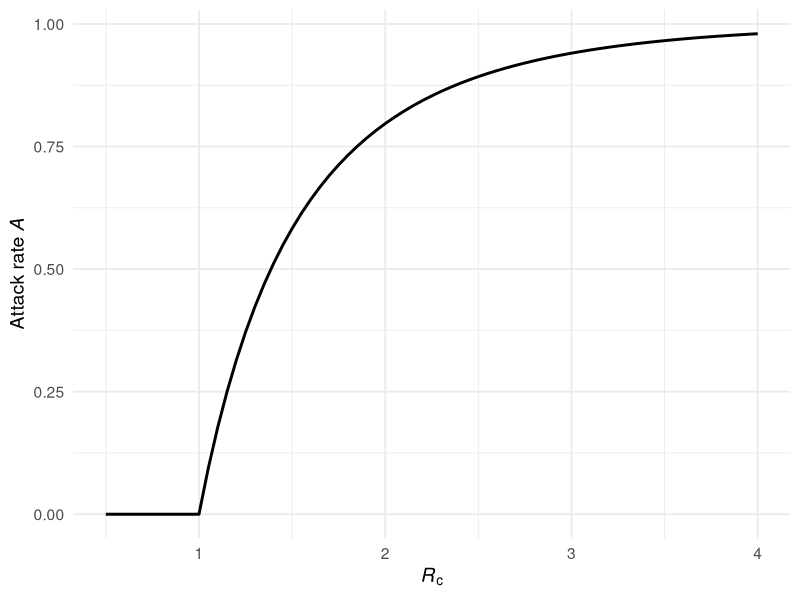
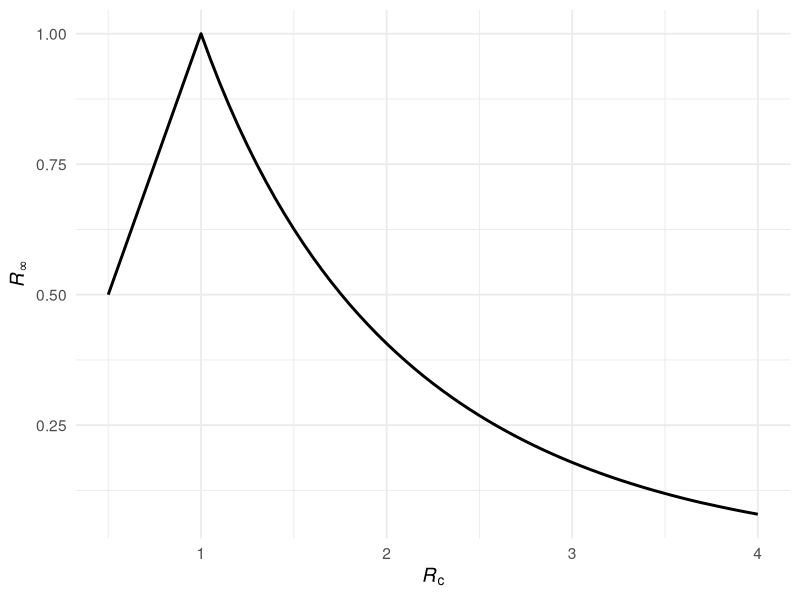
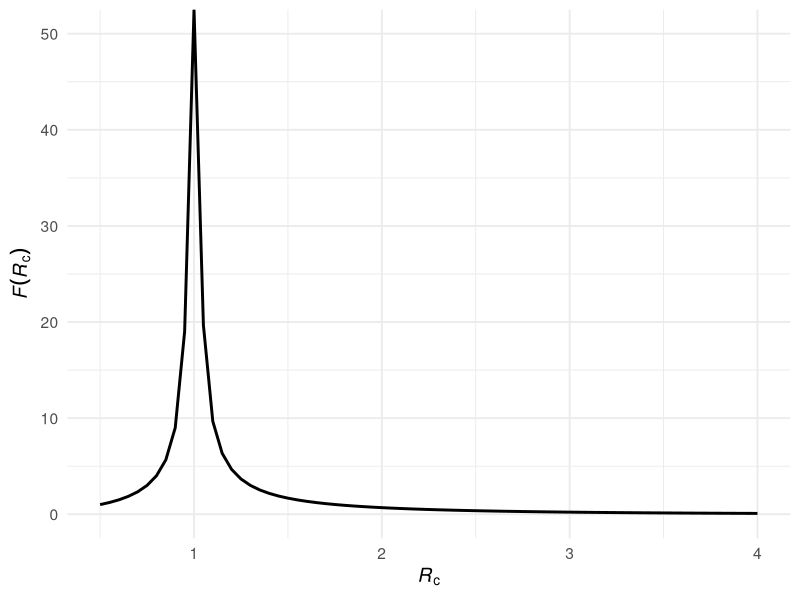
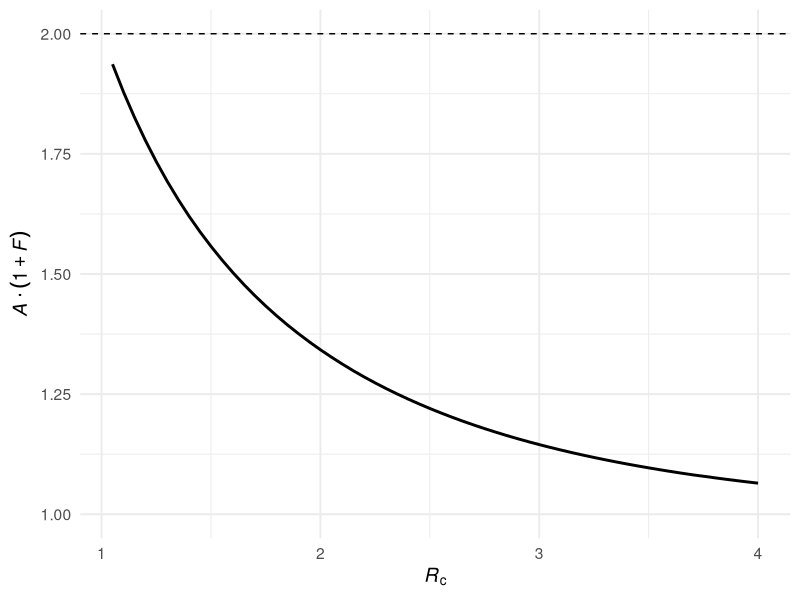
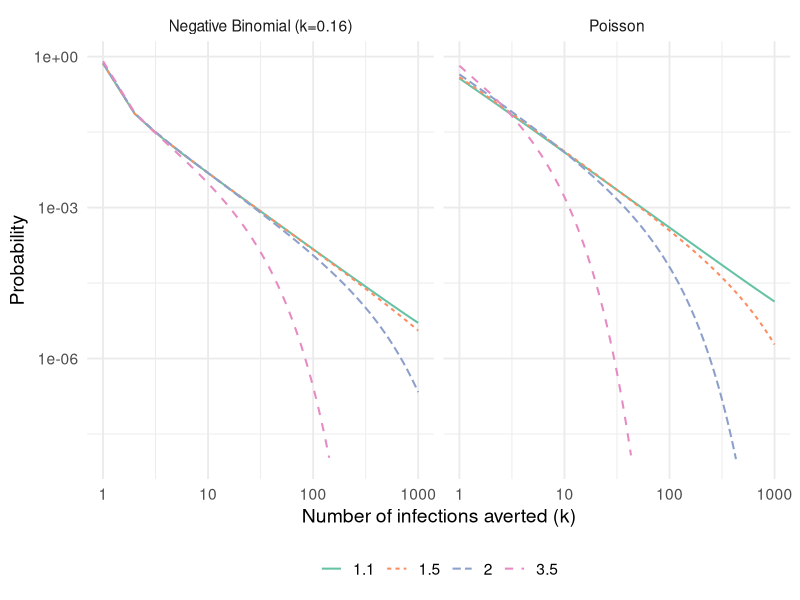

Reproduce these figures in R, in order.
## ---- chunk 1
#| label: fig-attack-rate
#| fig-cap: "The attack rate $\\mathcal{A}(\\mathcal{R}_c)$ as a function of $\\mathcal{R}_c$. The curve is identical for both offspring distributions — the attack rate depends only on $\\mathcal{R}_c$, not on the shape of the offspring distribution."

library(ggplot2)
library(dplyr)
library(tidyr)
theme_set(theme_minimal(base_size = 14) + theme(legend.position = "bottom", legend.title = element_blank()))

# Attack rate: SIR mean-field formula, distribution-independent
# A = 1 - exp(-R0 * A), guarantees R_inf = (1-A)*R0 < 1 for R0 > 1
solve_attack_rate <- function(R0, kappa = Inf) {
    if (R0 <= 1) {
        return(0)
    }
    tryCatch(
        {
            uniroot(function(A) A - (1 - exp(-R0 * A)), interval = c(1e-5, 1))$root
        },
        error = function(e) 0
    )
}

R0_seq <- seq(0.5, 4, by = 0.05)

df_ar <- data.frame(R0 = R0_seq) %>%
    mutate(A = sapply(R0, solve_attack_rate))

ggplot(df_ar, aes(x = R0, y = A)) +
    geom_line(linewidth = 1) +
    labs(
        x = expression(italic(R)[c]),
        y = expression("Attack rate " * italic(A))
    )
## ---- chunk 2
#| label: fig-R-inf
#| fig-cap: "The effective reproduction number at the end of the epidemic, $\\mathcal{R}_\\infty$."
#| echo: false

df_ar <- df_ar %>%
    mutate(R_inf = R0 * (1 - A))

ggplot(df_ar, aes(x = R0, y = R_inf)) +
    geom_line(linewidth = 1) +
    labs(
        x = expression(italic(R)[c]),
        y = expression(italic(R)[infinity])
    )
## ---- chunk 3
#| label: fig-F-R
#| fig-cap: "The expected number of infections averted $\\mathcal{F}(\\mathcal{R}_c)$."
#| echo: false

df_ar <- df_ar %>%
    mutate(F_R = R_inf / (1 - R_inf))

ggplot(df_ar, aes(x = R0, y = F_R)) +
    geom_line(linewidth = 1) +
    coord_cartesian(ylim = c(0, 50)) +
    labs(
        x = expression(italic(R)[c]),
        y = expression(italic(F)(italic(R)[c]))
    )
## ---- chunk 4
#| label: fig-A-times-F
#| fig-cap: "The expected benefit multiplied by epidemic probability, $\\mathcal{A}(\\mathcal{R}_c)[1 + \\mathcal{F}(\\mathcal{R}_c)]$. The dashed line indicates the theoretical limit of 2 as $\\mathcal{R}_c \\to 1^+$."
#| echo: false

# Calculate A * (1 + F)
df_ar <- df_ar %>%
    mutate(A_times_1_plus_F = A * (1 + F_R))

ggplot(df_ar %>% filter(R0 > 1), aes(x = R0, y = A_times_1_plus_F)) +
    geom_line(linewidth = 1) +
    geom_hline(yintercept = 2, linetype = "dashed", color = "black") +
    coord_cartesian(ylim = c(1, 2)) +
    labs(
        x = expression(italic(R)[c]),
        y = expression(italic(A) %.% (1 + italic(F)))
    )
## ---- chunk 5
#| label: fig-dist-averted
#| fig-cap: "Distribution of the number of infections averted when one infected individual isolates, computed via the Cauchy integral method. Shown on a log–log scale to reveal the power-law tail near $\\mathcal{R}_c = 1$."

# PGF of the offspring distribution, vectorised over complex x
pgf_mu <- function(x, R0, kappa = Inf) {
    if (is.infinite(kappa)) {
        exp(R0 * (x - 1)) # Poisson
    } else {
        (kappa / (kappa + R0 * (1 - x)))^kappa # Negative binomial
    }
}

# Extract PMF of infections averted via the Cauchy integral / FFT
infections_averted_pmf <- function(R0, kappa = Inf, N = 2^13,
                                   tol = 1e-10, max_iter = 1000) {
    A <- solve_attack_rate(R0)
    if (A == 0) {
        return(NULL)
    }
    R_inf <- (1 - A) * R0

    # Uniformly-spaced points on the unit circle
    z <- exp(2i * pi * seq(0, N - 1) / N)

    # Iterate until convergence
    Omega <- rep(1 + 0i, N)
    for (g in seq_len(max_iter)) {
        Omega_new <- z * pgf_mu(1 - R_inf + R_inf * Omega, R0, kappa)
        if (max(Mod(Omega_new - Omega)) < tol) break
        Omega <- Omega_new
    }

    # Cauchy integral via FFT: c_k = (1/N) * Re[ FFT[Omega] ]_k
    c_k <- Re(fft(Omega)) / N
    c_k[c_k < 0] <- 0

    data.frame(k = seq_along(c_k) - 1L, prob = c_k)
}

R0_vals <- c(1.1, 1.5, 2.0, 3.5)
dist_params <- list(Poisson = Inf, `Negative Binomial (k=0.16)` = 0.16)

df_pmf <- do.call(rbind, lapply(names(dist_params), function(dname) {
    kap <- dist_params[[dname]]
    do.call(rbind, lapply(R0_vals, function(r) {
        pmf <- infections_averted_pmf(r, kap)
        if (is.null(pmf)) {
            return(NULL)
        }
        pmf$Distribution <- dname
        pmf$R0 <- r
        pmf
    }))
}))

ggplot(
    df_pmf |> dplyr::filter(k >= 1, prob > 1e-8, k <= 1000),
    aes(x = k, y = prob, color = factor(R0), linetype = factor(R0))
) +
    geom_line(linewidth = 0.7) +
    facet_wrap(~Distribution) +
    scale_x_log10() +
    scale_y_log10() +
    labs(
        x = "Number of infections averted (k)",
        y = "Probability",
        color = expression(italic(R)[c]),
        linetype = expression(italic(R)[c])
    ) +
    scale_color_brewer(palette = "Set2")
